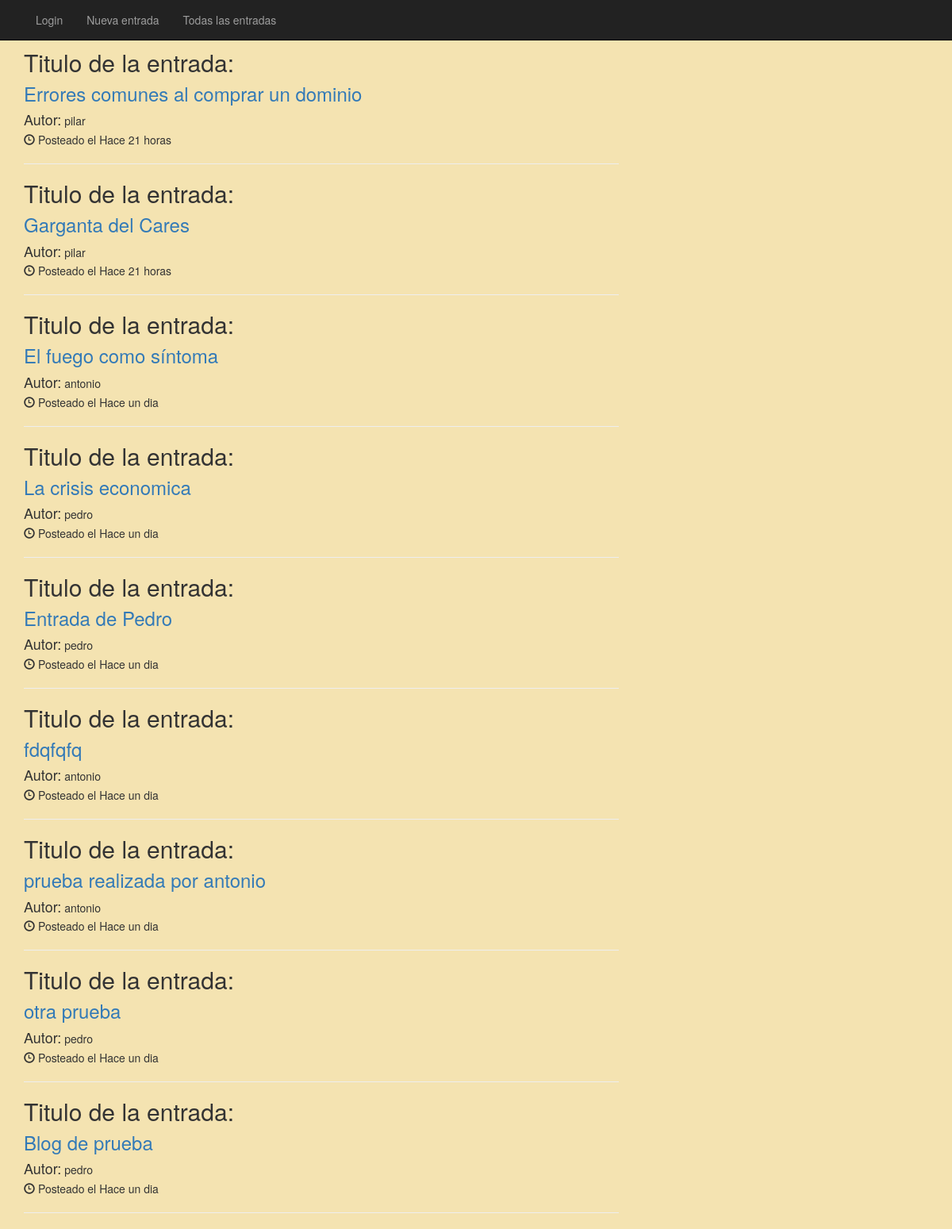
The page / on the database its author committed.
### tables this page shows
CREATE TABLE IF NOT EXISTS `entries` (
  `id` int(11) NOT NULL,
  `permalink` varchar(100) NOT NULL,
  `author` varchar(50) NOT NULL,
  `title` varchar(100) NOT NULL,
  `content` text NOT NULL,
  `date` datetime NOT NULL,
  `tags` text NOT NULL
);

### application/controllers/blog.php (called while the page is built, shortened)
<?php if ( ! defined('BASEPATH')) exit('No direct script access allowed');
class Blog extends CI_Controller {
    	public function __construct(){
    		$this->load->model('blog_model');
    	}
    	public function index(){
    		$data['entries'] = $this->blog_model->getEntries();
    		$this->load->view('show_entries', $data);
    	}
}

### index.php (called while the page is built, shortened)
<?php
require_once BASEPATH.'core/CodeIgniter.php';

### application/models/blog_model.php (called while the page is built, shortened)
    <?php if ( ! defined('BASEPATH')) exit('No direct script access allowed');
    class Blog_model extends CI_Model {
            public function getEntries(){
                    $this->db->order_by('date DESC');
                    return $this->db->get('entries')->result();
            }
    }
?>

### application/views/show_entries.php (the view, shortened to what this page needs)
<!DOCTYPE html>
<html lang="en">
<head>
	<link rel="stylesheet" href="<?=base_url()?>bootstrap/css/bootstrap.min.css">
</head>
<body style="background-color:#f4e3b1">
<?php include('menu.php');?>
<div class="container" style="margin-top:3em">
   <div class="row">
      <div class="col-lg-8">
			<?php if (!empty($entries)) : ?>
				<?php foreach($entries as $entry) : ?>
					<h2 style="">Titulo de la entrada:</h2>
					<h3 style="margin-top:0"><?=anchor(base_url().'blog/view/'.$entry->id,$entry->title)?></h3>
					<h4 style="display:inline-block" class="media-heading">Autor:</h4> <?=$entry->author?><br />
					<p><span class="glyphicon glyphicon-time"></span> Posteado el  <?=convertDateTimetoTimeAgo($entry->date)?></p>
					<hr />
				<?php endforeach; ?>
			<?php else : ?>
				<h1>No entries</h1>
			<?php endif; ?>
       </div>
   </div>
</div>
</body>
</html>

### application/views/menu.php (shortened to what this page needs)
<?php
echo '
<nav class="navbar navbar-inverse navbar-fixed-top" role="navigation">
  <div class="container">
     <div class="collapse navbar-collapse" >
          <ul class="nav navbar-nav">';
			if ($this->session->userdata('is_logged_in'))
				echo
			       '<li><a  style="color:green">Hola, '.$this->session->userdata('name'). '</a></li>
			        <li>'.anchor(base_url()."users/logout/", "logout") .'</li>
			        <li>'.anchor(base_url()."blog/entry/", "Nueva entrada").'</li>
			        <li>'.anchor(base_url(), "Todas las entradas").'</li>';
			elseif (!$this->session->userdata('is_logged_in') && ($this->uri->segment(2) == 'signin' || $this->uri->segment(2) == 'validate'))
				echo
			       '<li>'.anchor(base_url()."users/signup/","Registro").'</li>';
			else
				echo '<li>'.anchor(base_url()."users/signin/","Login").'</li>
			          <li>'.anchor(base_url()."blog/entry/", "Nueva entrada").'</li>
			          <li>'.anchor(base_url(), "Todas las entradas").'</li>';
echo '
          </ul>
     </div>
   </div>
</nav>';
?>

### rows shown on the page
entries: id+title "Errores comunes al comprar un dominio", author "pilar"
entries: id+title "Garganta del Cares", author "pilar"
entries: id+title "El fuego como síntoma", author "antonio"
entries: id+title "La crisis economica", author "pedro"
entries: id+title "Entrada de Pedro", author "pedro"
entries: id+title "fdqfqfq", author "antonio"
entries: id+title "prueba realizada por antonio", author "antonio"
entries: id+title "otra prueba", author "pedro"
entries: id+title "Blog de prueba", author "pedro"

### other values the page prints
anchor(base_url()."users/signin/","Login") "Login"
anchor(base_url()."blog/entry/", "Nueva entrada") "Nueva entrada"
anchor(base_url(), "Todas las entradas") "Todas las entradas"
